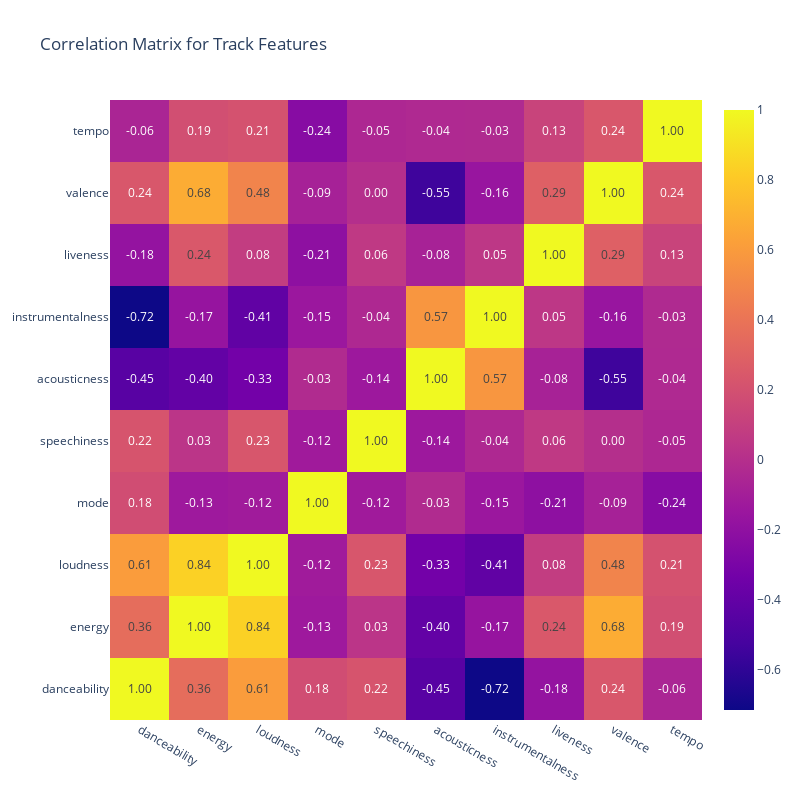

Write notebook code for a chart like this one.
### Markdown cell above
### Correlation Matrix for Track Features

### Code cell
# Separating features from the dataframe
features = df1[['danceability', 'energy','loudness', 'mode','speechiness', 'acousticness','instrumentalness', 'liveness', 'valence', 'tempo', ]]
# Finding correlation
df = features.corr()
#Building Visuals
fig = go.Figure()
fig.add_trace(go.Heatmap(x = df.columns,y = df.index,z = np.array(df),text=df.values,texttemplate='%{text:.2f}'))
fig.update_layout(width = 800, height = 800,title = "Correlation Matrix for Track Features", coloraxis1=dict(colorscale="Plasma"))
fig.show()
